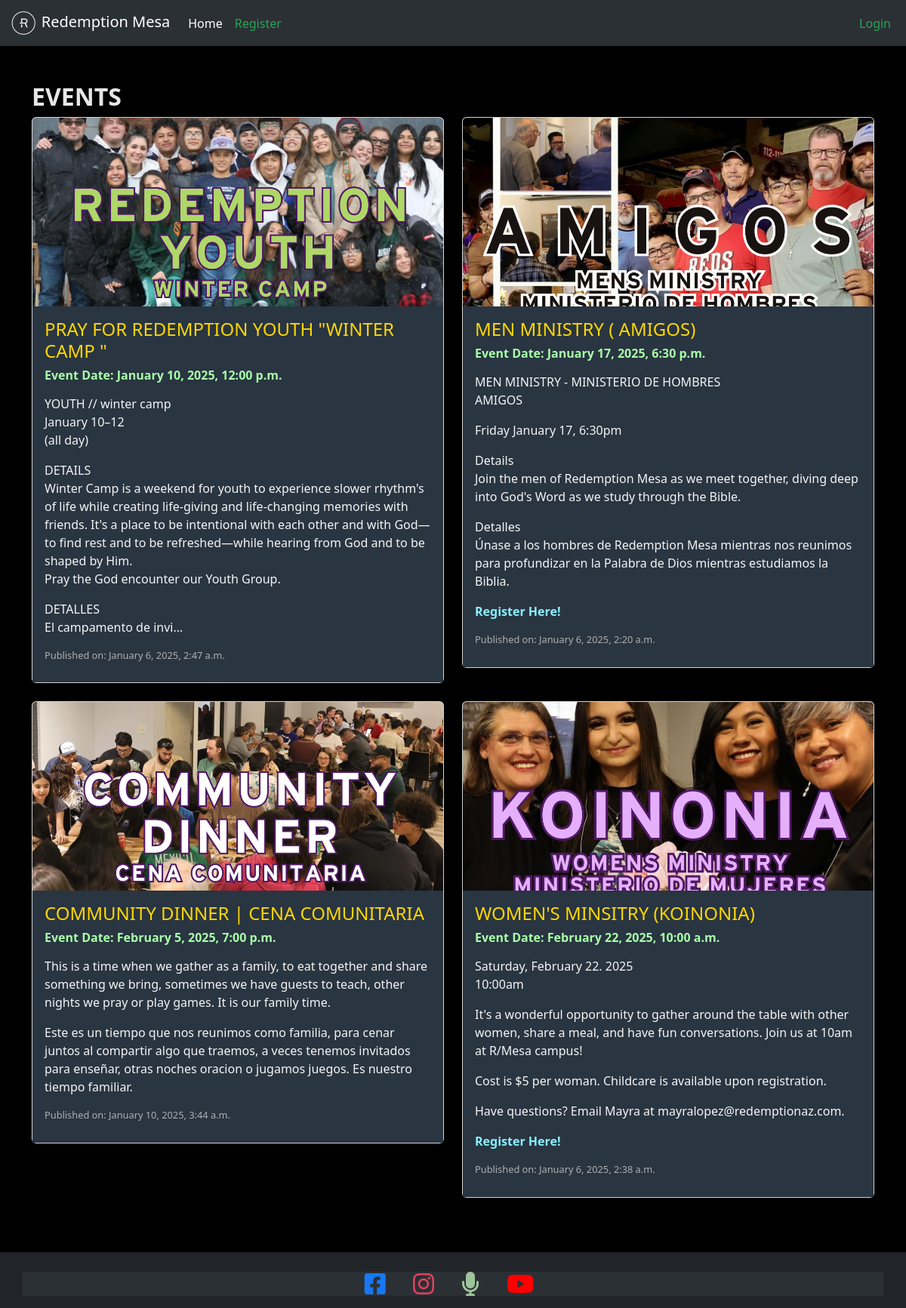
Page /events/ on the earlier database version.
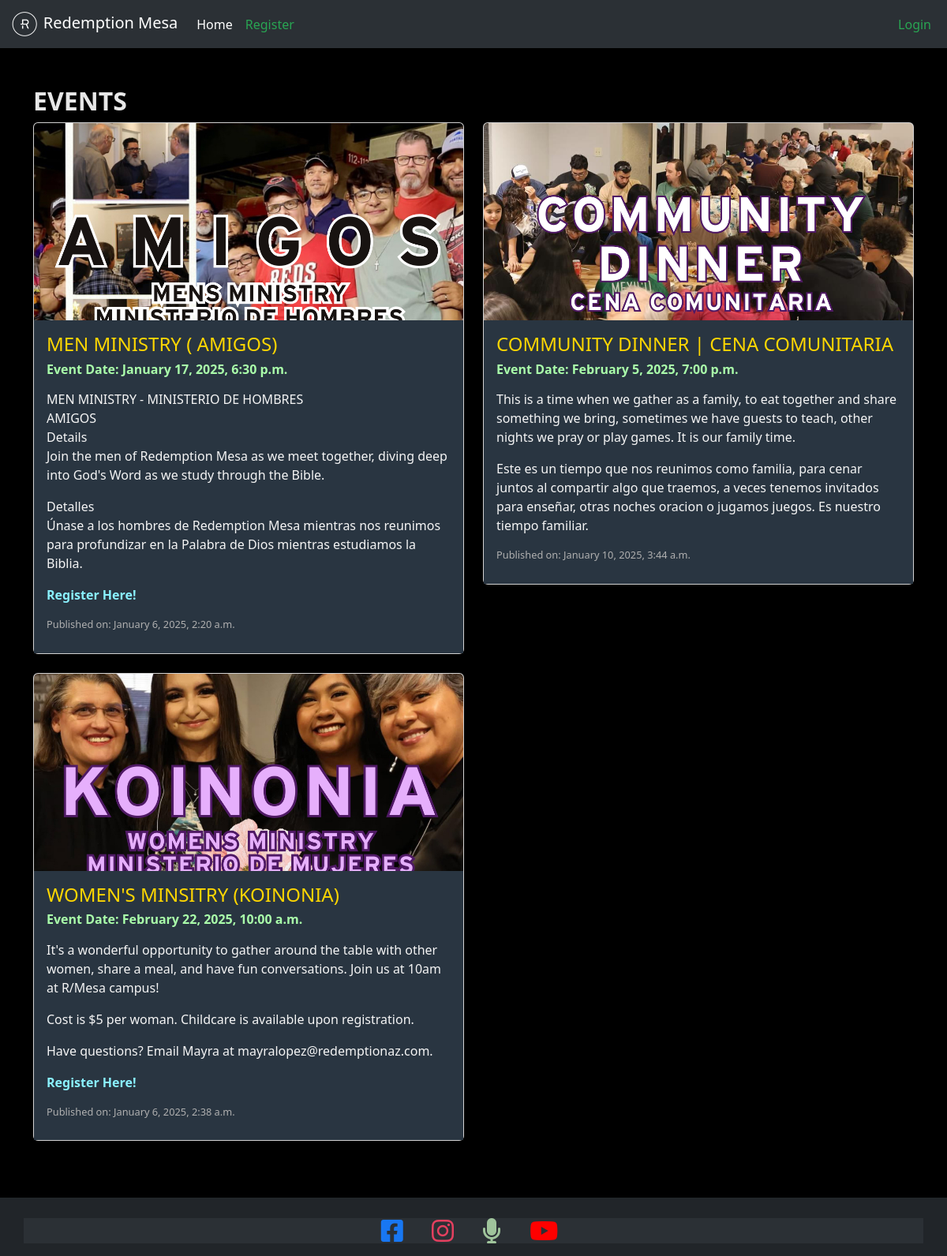
Same page on the later database version.
### home/models.py (models this page shows, shortened)
class Event(models.Model):
    title = models.CharField(max_length=200)
    description = models.TextField()
    image = models.ImageField(upload_to='static/images/events/', blank=True, null=True)  # Optional image field
    pushpay_link = models.URLField(max_length=500, blank=True, null=True)  # New optional hyperlink field
    event_date = models.DateTimeField(null=True, blank=True)
    created_by = models.ForeignKey(User, on_delete=models.CASCADE)
    created_at = models.DateTimeField(auto_now_add=True)

### home/views.py (the view)
# urls.py: path('events/', views.events_list, name='events'),
def events_list(request):
    events = Event.objects.all().order_by('event_date', '-created_at')  # Sort by event_date, NULL values last, then by created_at
    is_staff = request.user.is_authenticated and (request.user.is_staff or request.user.groups.filter(name='Staff').exists())
    return render(request, 'home/events.html', {'events': events, 'is_staff': is_staff})

### home/templates/home/events.html (shortened to what this page needs)
<!DOCTYPE html>
<html lang="en">
<head>
    <link rel="stylesheet" href="static/style.css">
</head>
<body>
    {% extends "base.html" %}
    {% block content %}
    <div class="container mt-5">
        <h2>Events</h2>
        <div class="row">
            {% for event in events %}
            <div class="col-md-6 mb-4">
                <div class="card">
                    {% if event.image %}
                    <img src="{{ event.image.url }}" class="card-img-top" style="height: 250px; object-fit: cover;">
                    {% endif %}
                    <div class="card-body">
                        <h4 class="card-title">{{ event.title }}</h4>
                        <h6 class="event-date">
                            {% if event.event_date %}
                            Event Date: {{ event.event_date|date:"F j, Y, g:i a" }}
                            {% else %}
                            Event Date: No date set
                            {% endif %}
                        </h6>
                        <p class="card-text">{{ event.description|linebreaks|truncatechars:450 }}</p>
                        {% if event.pushpay_link %}
                        <p class="register-link"><a href="{{ event.pushpay_link }}" target="_self">Register Here!</a></p>
                        {% endif %}
                        <p class="small-text">Published on: {{ event.created_at|date:"F j, Y, g:i a" }}</p>
                    </div>
                </div>
            </div>
            {% endfor %}
        </div>
    </div>
    {% endblock %}

### home/templates/base.html (shortened to what this page needs)
<!DOCTYPE html>
<html lang="en">
<head>
  {% load static %}
  <link href="https://cdn.jsdelivr.net/npm/bootstrap@5.3.3/dist/css/bootstrap.min.css" rel="stylesheet"
>
  <link href="https://cdnjs.cloudflare.com/ajax/libs/font-awesome/6.0.0-beta3/css/all.min.css" rel="stylesheet">
  <link rel="stylesheet" href="{% static 'style.css' %}?v=3.1">
</head>
<body>
  <nav class="container-fluid navbar bg-dark navbar-expand-lg bg-body-tertiary" data-bs-theme="dark">
    <div class="container-fluid">
      <a class="navbar-brand" href="/">
        <img src="{% static 'images/logos/r_blanco.png' %}" alt="Redemption Mesa Logo">
        Redemption Mesa
      </a>
      <div class="collapse navbar-collapse" id="navbarNavAltMarkup">
        <div class="navbar-nav me-auto">
          <a class="nav-link active" aria-current="page" href="/">Home</a>
          {% if user.is_authenticated %}
          <a class="nav-link" href="{% url 'profile' %}">Preferences</a>
          {% elif not user.is_authenticated %}
          <a class="nav-link" href="/register">Register</a>
          {% endif %}
        </div>
        <div class="navbar-nav">
          {% if user.is_authenticated %}
          <a class="nav-link" href="{% url 'logout' %}">{{ user.first_name}} {{user.last_name}} - Logout</a>
          {% else %}
          <a class="nav-link" href="{% url 'login' %}">Login</a>
          {% endif %}
        </div>
      </div>
    </div>
  </nav>
  <div class="col-12">
    {% block content %}
    {% endblock %}
  </div>
  <footer class="bg-dark text-white py-3 mt-5">
    <div class="container text-center social-icons">
      <a href="https://www.facebook.com/redemptionwestmesa/" target="_blank" class="text-white mx-3">
        <i class="fab fa-facebook-square fa-2x"></i>
      </a>
      <a href="https://www.instagram.com/redemptionmesa/" target="_blank" class="text-white mx-3">
        <i class="fab fa-instagram fa-2x"></i>
      </a>
      <a href="https://podcasts.apple.com/us/podcast/redemption-mesa/id1113230756" target="_blank" class="text-white mx-3">
        <i class="fab fa-solid fa-microphone fa-2x"></i>
      </a>
      <a href="https://www.youtube.com/@redemptionmesa" target="_blank" class="text-white mx-3">
        <i class="fab fa-youtube fa-2x"></i>
      </a>
    </div>
  </footer>
</body>
</html>

### home/static/style.css (style rules this page uses)
body { background-color: #000000 !important; background-size: cover; margin: 0; padding-top: 0%; }
.fa-solid { display:block !important; }
h2 { color: #e7e7e7; text-transform: uppercase; text-align: left; font-weight: bolder; vertical-align: middle; margin-top: 1vh; }
h3, h4, p { color: #e7e7e7; }
.navbar-brand img { height: 35px !important; }
.nav-link { color: #29a653; }
.card-body { background-color: #293541; color: #e7e7e7; padding-bottom: 10px; }
.text-center { background-color: #2b3035; border-top: none; margin-top: 10px; }
.small-text { font-size: 0.8em; color: rgb(176, 176, 176); }
.fa-youtube { font-size: 2rem; color: rgb(255, 60, 60); margin-right: 10px; transition: color 0.3s ease; }
.card-title { color:#FFD700; }
.event-date { font-weight: bold; color: #aaffaa; }
.register-link a { color: #8af1ff; text-decoration: none; font-weight: bold; }
#about-text h4, p { color: #f5f5f5; }
.social-icons .fa-solid { display:inline-block !important; }
.social-icons a { text-decoration: none; }
.social-icons i { vertical-align: middle; }
.social-icons .fa-facebook-square { color: #1877f2 !important; }
.social-icons .fa-instagram { color: #e4405f; }
.social-icons .fa-microphone { color: #9fc49b; }
.social-icons .fa-youtube { color: #ff0000; }
.fa-solid { display: block !important; }

### home/templates/base.html (style rules this page uses)
.navbar-brand img { height: 40px; width: auto; }

Differences in the rows shown:
removed Event: image (picture), title "PRAY FOR REDEMPTION YOUTH \"WINTER CAMP \"", event_date "January 10, 2025, 12:00 p.m.", description "YOUTH // winter camp January 10–12 (all day) DETAILS Winter Camp is a weekend for youth to experience slower rhythm's of life while creating life-giving and life-changing memories with friends. It's a place to be intentional with each other and with God—to find rest and to be refreshed—while hearing from God and to be shaped by Him. Pray the God encounter our Youth Group. DETALLES El campamento de invi…", created_at "January 6, 2025, 2:47 a.m."
changed Event "MEN MINISTRY ( AMIGOS)": description "…MINISTERIO DE HOMBRES AMIGOS Friday January 17, 6:30pm Details Join the men…" → "…MINISTERIO DE HOMBRES AMIGOS Details Join the men…"
changed Event "WOMEN'S MINSITRY (KOINONIA)": description "Saturday, February 22. 2025 10:00am It's a wonderful opportunity…" → "It's a wonderful opportunity…"
